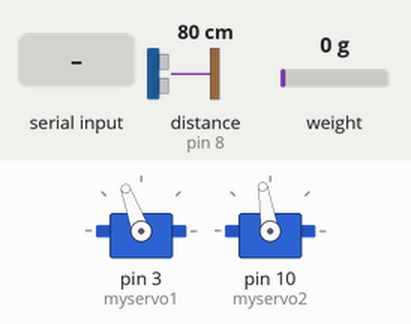
Recording of a sketch running on a simulated Arduino Uno, built with avr-gcc and run on an emulated ATmega328P. Parts: 2 × servo. Wiring (inferred from the names in the program): ultrasonic range finder: trigger pin 7; echo pin 8. The inputs (shaded band) are chosen by the test bench; at power-on: distance to the obstacle (sensor on pin 8) 80 cm, weight on the scale 0 g. The echo pulse lasts 58.3 µs per cm; what the sketch prints to the serial monitor is not drawn.

Above: at 2.2 s.
2.3 s: "A" received over Serial
At 3.48 s:
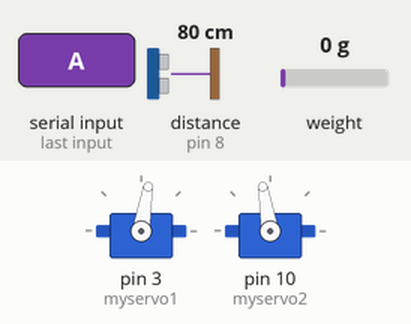
At 5.0 s:
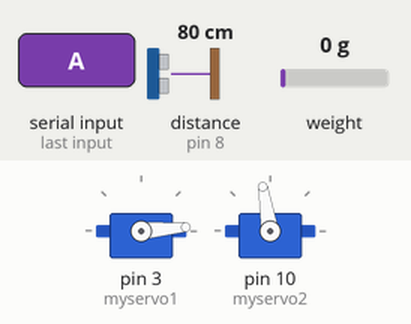
6.0 s: distance to the obstacle (sensor on pin 8) set to 103 cm
At 7.08 s:
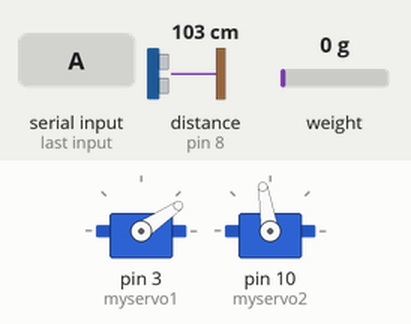
Timing chart, 0 to 9.7 s (numbered marks = the images above; inputs shaded):
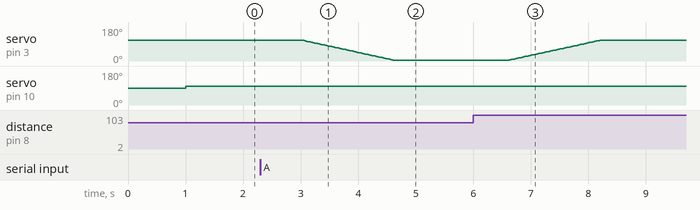

The sketch:

fnal.ino
```cpp
                              #include "HX711.h"
                              #include <Servo.h>

                              // HX711 setup
                              HX711 scale_e(6, 5);   // DT = Pin 6, SCK = Pin 5
                              HX711 scale_f(12,11); // DT = Pin 11, SCK = Pin 12

                              float calibration_factor_f = -300;
                              //float calibration_factor_e = -326;
                              float units=0, units_e=0, units_f=0;
                              char data = '\0';

                              // Ultrasonic pins
                              const int trigPin = 7;
                              const int echoPin = 8;

                              // Sorting counts
                              int count_A = 0;
                              int count_B = 0;

                              // Servo setup
                              Servo myservo1; // Pusher
                              Servo myservo2; // Sorter

                              bool isSorting = false;
                              unsigned long sortingStartTime = 0;
                              int sortingStep = 0;
                              char sortingType = '\0';

                              // Smooth servo movement
                              void smoothMove(Servo& servo, int startAngle, int endAngle, int stepDelay = 5) {
                                  int step = (startAngle < endAngle) ? 1 : -1;
                                  for (int angle = startAngle; angle != endAngle; angle += step) {
                                      servo.write(angle);
                                      delay(stepDelay);
                                  }
                                  servo.write(endAngle); // final position
                              }

                              // Measure distance function
                              long readUltrasonic(int trigPin, int echoPin) {
                                  digitalWrite(trigPin, LOW);
                                  delayMicroseconds(2);
                                  digitalWrite(trigPin, HIGH);
                                  delayMicroseconds(10);
                                  digitalWrite(trigPin, LOW);
                                  long duration = pulseIn(echoPin, HIGH, 30000); // 30ms timeout
                                  long distance = duration * 0.034 / 2; // distance in cm
                                  return distance;
                              }

                              void setup() {
                                  Serial.begin(115200);
                                  Serial.println("HX711 Weighing System");

                                  //scale_e.set_scale(calibration_factor_e);
                                  scale_f.set_scale(calibration_factor_f);
                                  //scale_e.tare();
                                  scale_f.tare();
                                  Serial.println("Calibration complete.");

                                  myservo1.attach(3);  // Pusher
                                  myservo2.attach(10); // Sorter

                                  myservo1.write(110); // Initial pusher position (retracted)
                                  myservo2.write(99);  // Initial sorter position (center)

                                  pinMode(trigPin, OUTPUT);
                                  pinMode(echoPin, INPUT);
                              }

                              void loop() {
                                  unsigned long currentMillis = millis();

                                    // Read weight
                                  //units_e = scale_e.get_units(10);
                                  units_f = scale_f.get_units(10);
                                  //units = ((units_e + units_f) / 2);
                                  if (units_f < 0 || units_f > 1500) units = 0.00;

                                  // Ultrasonic distance reading
                                  long distance = readUltrasonic(trigPin, echoPin);
                                  bool objectDetected = (distance > 0 && distance < 30); // object detected within 30cm

                                  // Serial input for sorting
                                  if (!isSorting) {
                                      if (Serial.available() > 0) {
                                          data = Serial.read();
                                          // Sorting logic for 'A' and 'B'
                                          //if(units > 400 && units < 800)
                                          //{
                                            if (data == 'A')
                                            {
                                                sortingType = 'A';
                                                isSorting = true;
                                                sortingStep = 1;
                                                sortingStartTime = currentMillis;
                                                while (Serial.available()) Serial.read(); // Clear serial buffer
                                            }
                                          //}

                                          //else if(units < 400)
                                          //{
                                            else if (data == 'B' )
                                            {
                                                sortingType = 'B';
                                                isSorting = true;
                                                sortingStep = 1;
                                                sortingStartTime = currentMillis;
                                                while (Serial.available()) Serial.read(); // Clear serial buffer
                                            }
                                          //}

                                      }
                                  } else {
                                      // If sorting is in progress, ignore any incoming data
                                      while (Serial.available()) Serial.read(); // Always clear garbage data
                                  }

                                  // Sorting process
                                  if (isSorting) {
                                      switch (sortingStep) {
                                          case 1:  // Push banana slowly
                                              smoothMove(myservo1, 110, 5, 15); // push
                                              sortingStep = 2;
                                              sortingStartTime = currentMillis;
                                              break;

                                          case 2:  // Check if object is detected
                                              if (objectDetected) {
                                                  if (sortingType == 'A') {
                                                      count_A += 1;
                                                      smoothMove(myservo2, 99, 99, 15); // center
                                                  } else if (sortingType == 'B') {
                                                      count_B += 1;
                                                      smoothMove(myservo2, 99, 20, 5); // move to B
                                                  }
                                              }
                                              sortingStep = 3;
                                              sortingStartTime = currentMillis;
                                              break;

                                          case 3:  // Retract pusher slowly
                                              if (currentMillis - sortingStartTime >= 100) {
                                                  smoothMove(myservo1, 5, 110, 15); // retract
                                                  sortingStep = 4;
                                                  sortingStartTime = currentMillis;
                                              }
                                              break;

                                          case 4:  // Reset sorter position
                                              if (currentMillis - sortingStartTime >= 4000) {
                                                  smoothMove(myservo2, myservo2.read(), 99, 15); // reset to center
                                                  isSorting = false;
                                              }
                                              break;
                                      }
                                  }


                                  // Print weight and ultrasonic status
                                  Serial.print("Weight: ");
                                  Serial.print(units_f, 2);
                                  Serial.print(",");
                                  Serial.print("A: ");
                                  Serial.print(count_A);
                                  Serial.print(",");
                                  Serial.print("B: ");
                                  Serial.print(count_B);
                                  Serial.print(",");
                                  Serial.print("Distance: ");
                                  Serial.print(distance);
                                  Serial.print("cm");
                                  Serial.print(",");
                                  Serial.print("UI ");
                                  Serial.print(data);
                                  Serial.print(" w_F: ");
                                  Serial.print(units_f);

                                  Serial.print(" C_F: ");
                                  Serial.println(calibration_factor_f);

                                    if(Serial.available())
                                          {
                                            char temp = Serial.read();


                                              if(temp == 'a')
                                              calibration_factor_f += 1;
                                            else if(temp == 'z')
                                              calibration_factor_f -= 1;
                                          }


                              }
```

Measured:
- after the input at 2.3 s, servo on pin 3 (myservo1): moves from 110° to 5° over 1.6 s, starting after 0.73 s
